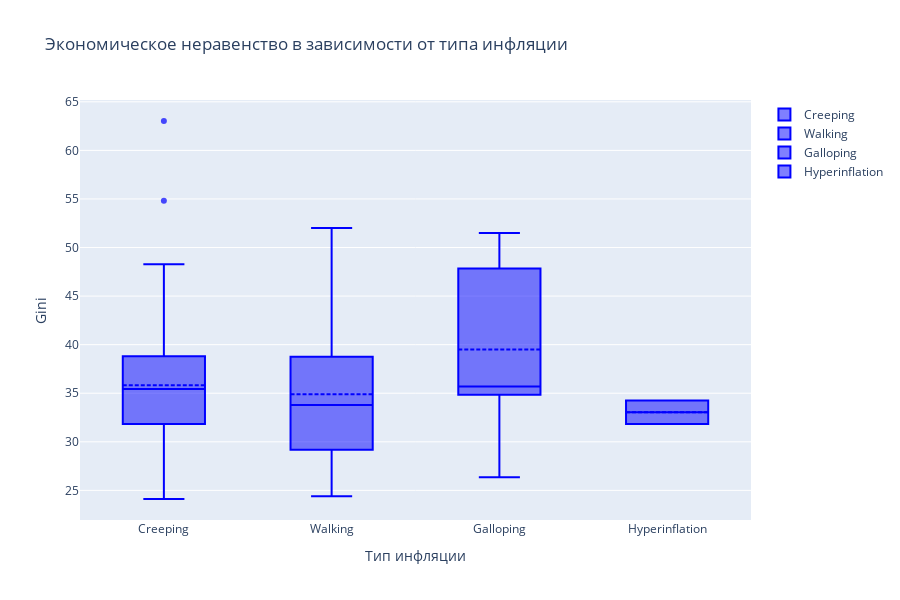

Notebook code cell kept with this figure:
### Code cell
fig = go.Figure()

for inflation_type in quality_life['Type of inflation'].unique():
    fig.add_trace(go.Box(
        y = quality_life[quality_life['Type of inflation'] == inflation_type]['Gini'],
        name = inflation_type,
        boxmean = True,
        marker = dict(color='blue', opacity=0.7)
    ))

fig.update_layout(
    title = "Экономическое неравенство в зависимости от типа инфляции",
    xaxis_title = "Тип инфляции",
    yaxis_title = "Gini",
    width = 900,
    height = 600
)

fig.show()

### Figure 1 — Plotly figure (JSON) as saved in the notebook; plotly's stock layout.template omitted (floating-point values rounded to 4 significant figures)
{"data": [{"boxmean": true, "marker": {"color": "blue", "opacity": 0.7}, "name": "Creeping", "type": "box", "y": [41, 29.42, 34.33, 30.7, 35.94, 26.58, 35.94, 40.91, 33.03, 39.01, 35.94, 42.18, 31.75, 37.36, 43.04, 35.74, 54.82, 46.73, 28.9, 31.25, 26.2, 28.32, 44.58, 38.75, 31.83, 27.71, 31.5, 38.02, 32.43, 32.94, 48.28, 48.16, 35, 26.13, 36.06, 30.12, 37.89, 34.84, 32.85, 33.66, 35.94, 38.8, 34.26, 36.66, 32.73, 35, 40.67, 29.29, 31.4, 34.3, 39.55, 30.02, 25.74, 35.94, 46.16, 33.51, 27.74, 35.94, 45.11, 40.35, 37.27, 34.59, 35.13, 43.71, 38.74, 35.94, 35.94, 36.16, 33.13, 35.94, 24.11, 24.28, 63.03, 32.91, 33.89, 29.77, 33.74, 40.49, 34.92, 37.86, 40.19, 42.7, 26.4, 32.41, 41.33, 36.09]}, {"boxmean": true, "marker": {"color": "blue", "opacity": 0.7}, "name": "Walking", "type": "box", "y": [27.62, 27.95, 26.55, 33.37, 24.38, 52.02, 37.46, 36.98, 38.76, 33.5, 43.51, 29.17, 32.78, 29.54, 40.21, 29.19, 38.7, 44.88, 42.55, 38.54, 43.45, 25.73, 31.42, 50.27, 29.59, 28.48, 33.85, 36.07, 37.66, 34.0, 28.0, 33.72, 25.63, 40.55]}, {"boxmean": true, "marker": {"color": "blue", "opacity": 0.7}, "name": "Galloping", "type": "box", "y": [51.26, 42, 31, 49, 31.89, 34.99, 34.8, 35, 26.35, 35.13, 35.69, 39.18, 44.36, 51.48, 50.26]}, {"boxmean": true, "marker": {"color": "blue", "opacity": 0.7}, "name": "Hyperinflation", "type": "box", "y": [31.83, 34.24]}], "layout": {"height": 600, "title": {"text": "Экономическое неравенство в зависимости от типа инфляции"}, "width": 900, "xaxis": {"title": {"text": "Тип инфляции"}}, "yaxis": {"title": {"text": "Gini"}}}}
